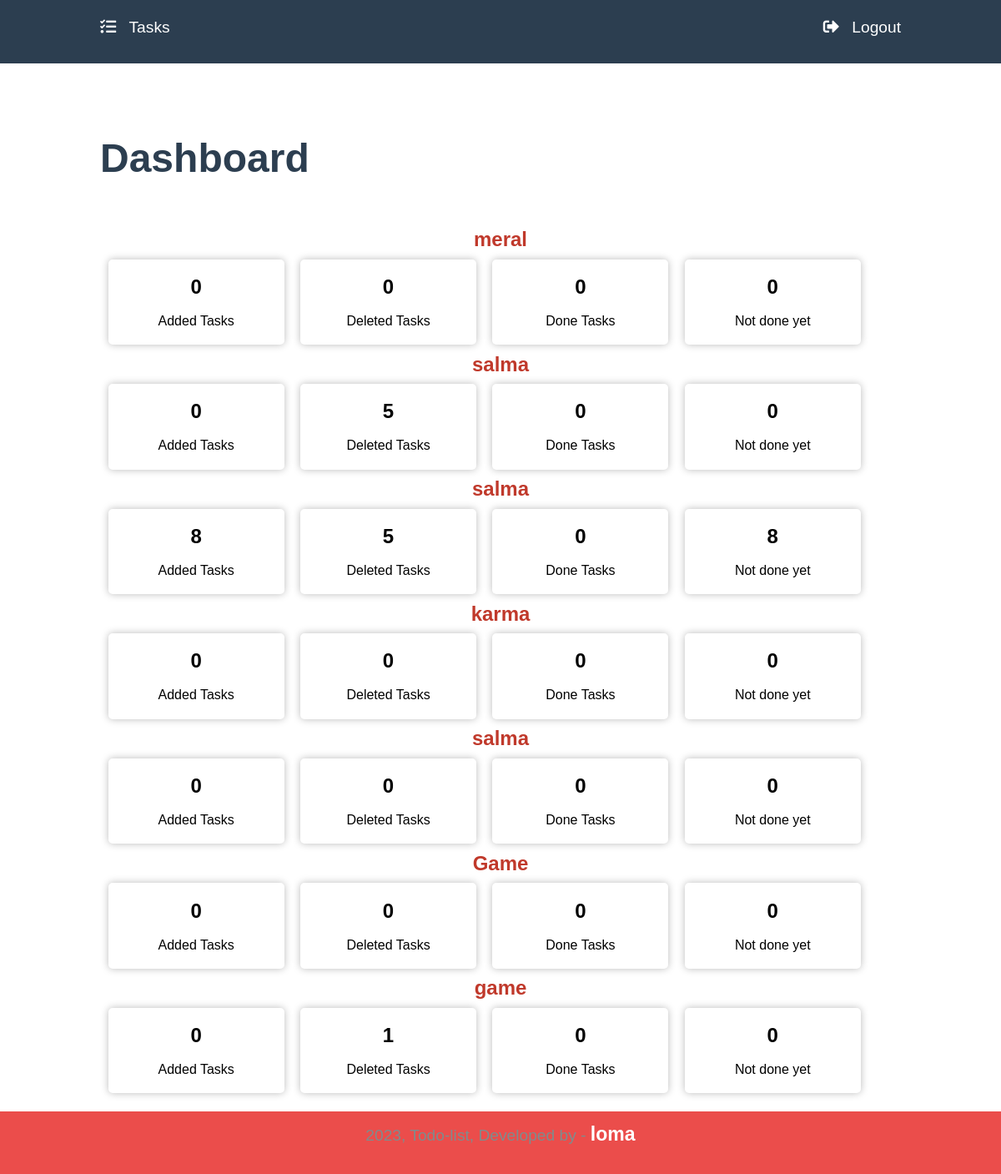
The app's page /todo-list-OOP/ (signed in) with its own data.
### tables this page shows
CREATE TABLE `user` (
  `id` int(255) NOT NULL,
  `name` varchar(255) NOT NULL,
  `user_name` varchar(255) NOT NULL,
  `password` varchar(255) NOT NULL,
  `deleted_tasks` int(255) UNSIGNED NOT NULL
);

### todo-list-OOP/config/submit.php (called while the page is built, shortened)
<?php
include_once($_SERVER['DOCUMENT_ROOT'] . '/helpers/todo-list-OOP/partials/menu.php');
$GLOBALS['conn'] = require_once($_SERVER['DOCUMENT_ROOT'] . '/helpers/todo-list-OOP/config/connection.php');
?>

### todo-list-OOP/config/connection.php (called while the page is built, shortened)
<?php
class Connection
{
    public $mysqli;
    public function __construct($host, $user_name, $password, $database)
    {
        $this->mysqli = new mysqli($host, $user_name, $password, $database);
    }
    public function getData($tablename, $order, $condition = 1)
    {
        $statement = "SELECT * FROM $tablename  where $condition ORDER BY $order";
        $res = $this->mysqli->query($statement);
        if ($res->num_rows === 0) {
            return [];
        }
        $notes = mysqli_fetch_all($res, MYSQLI_ASSOC);
        return $notes;
    }
}
return new connection('localhost', 'root', '', 'todo-list');
?>

### todo-list-OOP/index.php (the view, shortened to what this page needs)
<?php
require_once($_SERVER['DOCUMENT_ROOT'].'/helpers/todo-list-OOP/config/submit.php');
include_once($_SERVER['DOCUMENT_ROOT'].'/helpers/todo-list-OOP/partials/menu.php');
?>
<body>
    <div class="menu">
        <div class="wrapper">
            <a href="<?= 'http://' . $_SERVER['HTTP_HOST'] . '/helpers/todo-list-OOP/pages/userpage.php' ?>" class="menu-item">
                <i class="fas fa-tasks"></i>
                <span>Tasks</span>
            </a>
            <a href="<?= 'http://' . $_SERVER['HTTP_HOST'] . '/helpers/todo-list-OOP/pages/logout.php' ?>" class="menu-item">
                <i class="fas fa-sign-out-alt"></i>
                <span>Logout</span>
            </a>
        </div>
    </div>
    <div class="main-contet">
        <div class="wrapper">
            <h1>Dashboard</h1>
            <br>
            <br>
            <?php
            $data = $conn->getData('user', 'id');
            foreach ($data as $key => $value) {
                $name = $value['name'];
                $deleted_tasks = $value['deleted_tasks'];
                $id=$value['id'];
                $tasks=$conn->getData('task','start_date',"user_id=$id");
                $numberOfTasks=count($tasks);
                $tasks=$conn->getData('task','start_date',"user_id=$id AND status='done'");
                $doneTasks=count($tasks);
                $notdone=$numberOfTasks-$doneTasks;
                ?>
                <div>
                    <h2 class="text-center link"><?=$name?></h2>
                    <div class="col-4 text-center">
                        <h2><?=$numberOfTasks?></h2>
                        <br />
                        Added Tasks
                    </div>
                    <div class="col-4 text-center">
                        <h2><?=$deleted_tasks?></h2>
                        <br />
                        Deleted Tasks
                    </div>
                    <div class="col-4 text-center">
                        <h2><?=$doneTasks?></h2>
                        <br />
                        Done Tasks
                    </div>
                    <div class="col-4 text-center">
                        <h2><?=$notdone?></h2>
                        <br />
                        Not done yet
                    </div>
                </div>
                <?php
            }
            ?>
        </div>
    </div>
    <?php
  include_once($_SERVER['DOCUMENT_ROOT'].'/helpers/todo-list-OOP/partials/footer.php');
    ?>

### todo-list-OOP/partials/menu.php (shortened to what this page needs)
<html>
<head>
    <link rel="stylesheet" href="<?= 'http://' . $_SERVER['HTTP_HOST'] . '/helpers/todo-list-OOP/css/style.css' ?>">
    <link rel="stylesheet" href="https://cdnjs.cloudflare.com/ajax/libs/font-awesome/5.15.3/css/all.min.css">
</head>

### todo-list-OOP/config/printSessionMessage.php (shortened to what this page needs)
<?php
class printSessionMessage{
    function __construct(){
        foreach($_SESSION['arrayOfSessionMessageNames'] as $name){
            if(isset($_SESSION["$name"])){
                echo $_SESSION["$name"];
            }
        }
    }
}
return new printSessionMessage();
?>

### todo-list-OOP/partials/footer.php (shortened to what this page needs)
<div class="footer">
    <div class="wrapper">
        <p class="text-center">
            2023, Todo-list, Developed by - <a href="https://www.linkedin.com/in/salma-r-bedair-252878221/" class="link"
                target="_blank" style="color:white"> loma </a>
        </p>
    </div>
</div>
</body>
</html>

### todo-list-OOP/css/style.css (style rules this page uses)
* { margin: 0; padding: 0; font-family: Arial, Helvetica, sans-serif; }
.wrapper { padding: 1%; margin: 0 auto; width: 80%; justify-content: space-between; display: inherit; }
.link { text-decoration: none; font-weight: bold; color: #c0392b; }
.text-center { text-align: center; }
.menu { background-color: #2C3E50; color: #FFFFFF; padding: 10px 0; position: fixed; top: 0; left: 0; right: 0; display: flex; }
.col-4 { width: 18%; padding: 2%; margin: 1%; background-color: white; float: left; border-radius: 5px; box-shadow: 0px 0px 10px #bbb; }
.footer { background-color: #eb4d4b; color: white; padding: 2px; }
.success { background-color: #d4edda; color: #155724; border: 1px solid #c3e6cb; padding: 10px; margin-bottom: 10px; }
.close { color: #721c24; float: right; font-size: 20px; font-weight: bold; line-height: 20px; cursor: pointer; }
h1 { font-size: 3em; margin-bottom: 20px; color: #2C3E50; margin-top: 100px; }
p { font-size: 1.2em; margin-bottom: 20px; color: #7F8C8D; }
a { color: #2C3E50; font-size: 1.2em; text-decoration: none; transition: all 0.3s ease-in-out; }
.menu-item { display: block; margin-bottom: 10px; color: #FFFFFF; font-size: 1.2em; text-decoration: none; transition: all 0.3s ease-in-out; }
.menu-item i { margin-right: 5px; }
.menu-item span { margin-left: 5px; }

### records on screen
user: name "meral", numberOfTasks "0", deleted_tasks "0", doneTasks "0", notdone "0"
user: name "salma", numberOfTasks "0", deleted_tasks "5", doneTasks "0", notdone "0"
user: name "salma", numberOfTasks "8", deleted_tasks "5", doneTasks "0", notdone "8"
user: name "karma", numberOfTasks "0", deleted_tasks "0", doneTasks "0", notdone "0"
user: name "salma", numberOfTasks "0", deleted_tasks "0", doneTasks "0", notdone "0"
user: name "Game", numberOfTasks "0", deleted_tasks "0", doneTasks "0", notdone "0"
user: name "game", numberOfTasks "0", deleted_tasks "1", doneTasks "0", notdone "0"
